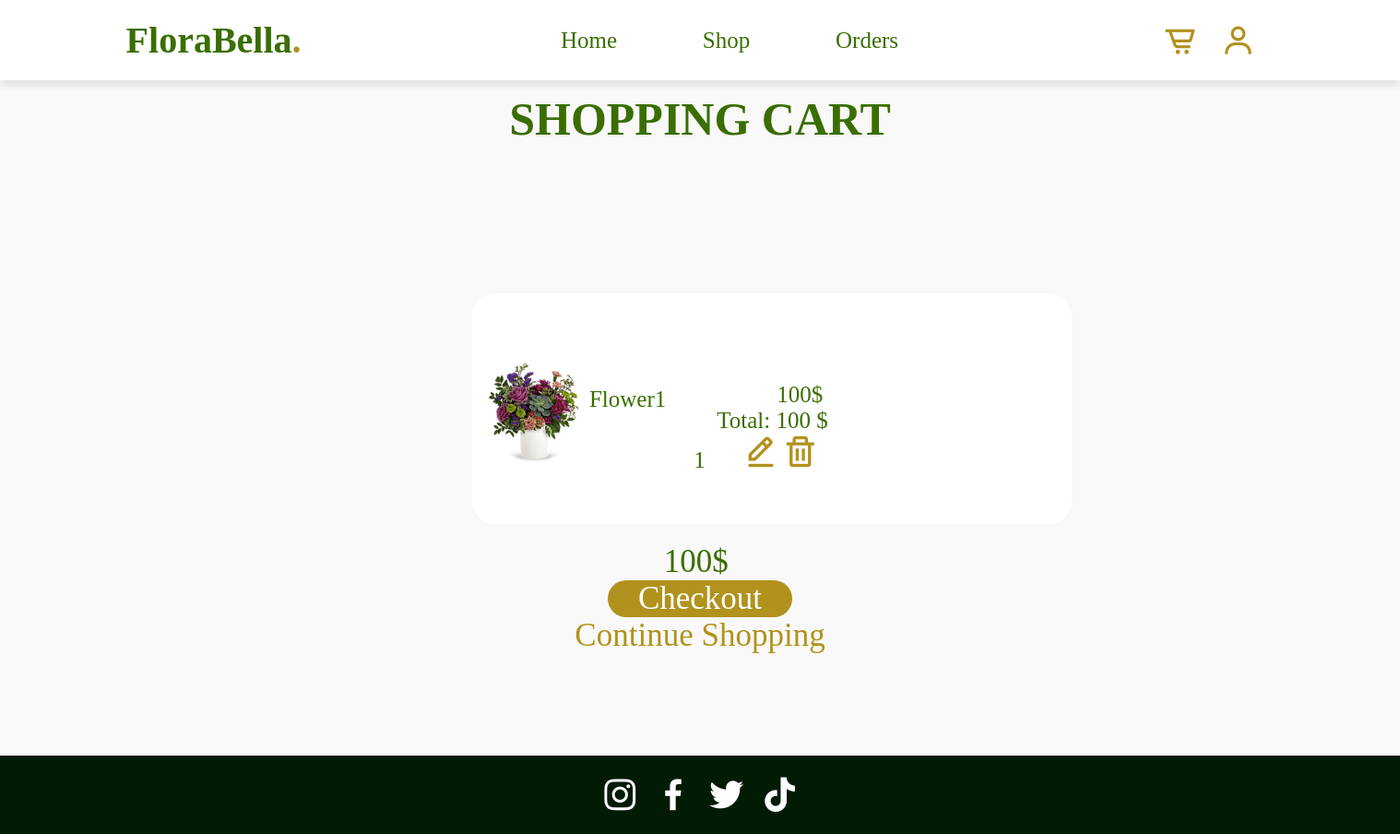
The page /cart.php (signed in) on the database its author committed.
### tables this page shows
CREATE TABLE `products` (
  `id` int(100) NOT NULL,
  `name` varchar(100) NOT NULL,
  `price` int(100) NOT NULL,
  `image` varchar(100) NOT NULL,
  `discount` int(11) NOT NULL,
  `cid` int(11) NOT NULL
);

CREATE TABLE `cart` (
  `id` int(100) NOT NULL,
  `user_id` int(100) NOT NULL,
  `pid` int(100) NOT NULL,
  `quantity` int(100) NOT NULL,
  `date_added` datetime NOT NULL,
  `checked` tinyint(1) NOT NULL DEFAULT '0'
);

### cart.php (the view, shortened to what this page needs)
<?php
    include('db_config/connect.php');
?>
<!DOCTYPE html>
<html lang="en">
<head>
   <link rel="stylesheet" href="https://cdnjs.cloudflare.com/ajax/libs/font-awesome/6.0.0/css/all.min.css">
   <link rel="stylesheet" href="https://unpkg.com/boxicons@latest/css/boxicons.min.css">
    <link rel="stylesheet" href="css/header.css">
    <link rel="stylesheet" href="css/footer.css">
   <link rel="stylesheet" href="css/cart.css">
</head>
<body>
<?php require "userheader.php"; ?>
<section class="shopping-cart">
    <h3 class="title" >SHOPPING CART</h3>
    <div class="box-container">
    <?php
        if(!empty($_SESSION['user_info'])){
        $user_id=$_SESSION['user_info']['id'];
        $grand_total = 0;
        $checked = 0;
        $select_cart = mysqli_query($con, "SELECT *FROM cart WHERE user_id ='$user_id' AND checked='$checked'") ;
        if(mysqli_num_rows($select_cart) > 0){
            while($fetch_cart = mysqli_fetch_assoc($select_cart)){
                $quantity= $fetch_cart['quantity'];
                $product_id =$fetch_cart['pid'];
                $select_products = mysqli_query($con, "SELECT *FROM products WHERE id = '$product_id'") ;
                while($fetch_products = mysqli_fetch_assoc($select_products)){
                    $price= $fetch_products['price'];
                    $total = $quantity * $price;
                    $grand_total = $grand_total +$total
    ?>
    <div  class="box">
        <img src="<?=$fetch_products['image']?>" style="border-radius:50%;margin:10px;width:100px;height:115px;object-fit: cover;">
        <div class="name"><?php echo $fetch_products['name']; ?></div>
        <form method = "post">
        <input value="<?php echo $price?>$" type="text" name="price" required class="price">
        <div class="subtotal"> Total: <?php echo $total ?> $ </div>
        <input type="number" min="0" value="<?php echo $quantity; ?>" name="cart_quantity" class="qty">
        <button type="submit" name= "action" value="update" class="update_quantity"><i class='bx bx-edit-alt'></i></button>
        <button type="submit" name= "action" value="delete" class="deletefrom_cart"><i class='bx bx-trash'></i></button>
        </form>
    </div>
    </div>
    <?php
    }}
    ?>
    <div class="cart-total">
        <form action="" method="post">
        <br><input value="<?php echo $grand_total ?>$ " type="text" name="grandtotal" required class="grandtotal"><br>
        <button type="submit" name= "action" value="checkout" class="update_quantity">Checkout</button> <br>
        <a href="shop.php" class="option-btn">  Continue shopping  </a>
        </form>
    </div>
    <?php
    }else{
            echo '<p class="empty">your cart is empty</p>';
        }}
    elseif(empty($_SESSION['user_info'])){
        echo '<p class="empty">your cart is empty</p>';
    }?>
</section>
<section class="footer">
<?php require "footer.php";?>
</section>
</body>
</html>

### css/header.css (style rules this page uses)
:root { --pink:#3a6e01; }

### css/footer.css (style rules this page uses)
.footer { display: flex; margin: 0; justify-content: center; background-color:#021b05; }

### css/cart.css (style rules this page uses)
:root { --pink:#3a6e01; }
* { margin: 0; padding: 0; box-sizing: border-box; font-family: Arial, Helvetica, sans-serif; outline: none;border: none; text-decoration: none; text-transform: capitalize; transition: .2s linear; }
html { font-size: 62.5%; scroll-behavior: smooth; scroll-padding-top: 6rem; overflow-x: hidden; }
body { background-color: #f9f9f9; }
section { padding: 2rem 9% ; }
.shopping-cart .title { text-align: center; margin:8rem; color: #3a6e01; font-size: 5rem; font-family: 'ui',rounded; }
.shopping-cart .box-container { width:1400px; height:250px; }
.shopping-cart .box { top: 80px; display:flex; position: relative; height: 250px; width:650px; border: 3px solid none; align-items: center; margin:auto; margin-top: 50px; background-color: rgba(253, 253, 253, 0); box-shadow: none; border-radius: 25px; background-color: #fff; justify-content: center; }
.shopping-cart .box img { display: flex; }
.shopping-cart .box .name { font-size: 2.5rem; font-family: 'ui',rounded; color: #3a6e01; background-color: transparent; display: inline-block; padding-right: 30px; padding-bottom: 20px; }
.shopping-cart .box form .price { font-size: 2rem; font-size: 2.5rem; font-family: 'ui',rounded; color: #3a6e01; background-color: transparent; padding-left: 90px; margin-top: 45px; }
.shopping-cart .box form .subtotal { font-size: 2.5rem; font-family: 'ui',rounded; color: #3a6e01; background-color: transparent; padding-left:25px; }
.shopping-cart .box form .qty { font-size: 2.5rem; font-family: 'ui',rounded; color: #3a6e01; background-color: transparent; max-width: 5rem; }
.shopping-cart .box form .update_quantity { font-size: 4rem; font-family: 'ui',rounded; color: #b1921d; border-radius: 1rem; background-color: #fff; }
.shopping-cart .box form .deletefrom_cart { font-size: 4rem; font-family: 'ui',rounded; color:#b1921d ; background-color:transparent; border-radius: 1rem; }
.cart-total form { font-family: 'ui',rounded; text-align: center; justify-content: center; margin: 90px; }
.cart-total form .grandtotal { font-size:3.5rem; font-family: 'ui',rounded; color: #3a6e01; background-color: transparent; text-align: center; }
.cart-total .update_quantity { font-size: 3.5rem; font-family: 'ui',rounded; color: #fff; background-color: #b1921d; border-radius: 2rem; text-align: center; width: 20rem; }
.cart-total .option-btn { font-size: 3.5rem; font-family: 'ui',rounded; color: #b1921d; background-color: transparent; text-align: center; }

### rows shown on the page
cart: quantity.price "100", cart_quantity "1"
products: image (picture), name "Flower1", price "100$"
